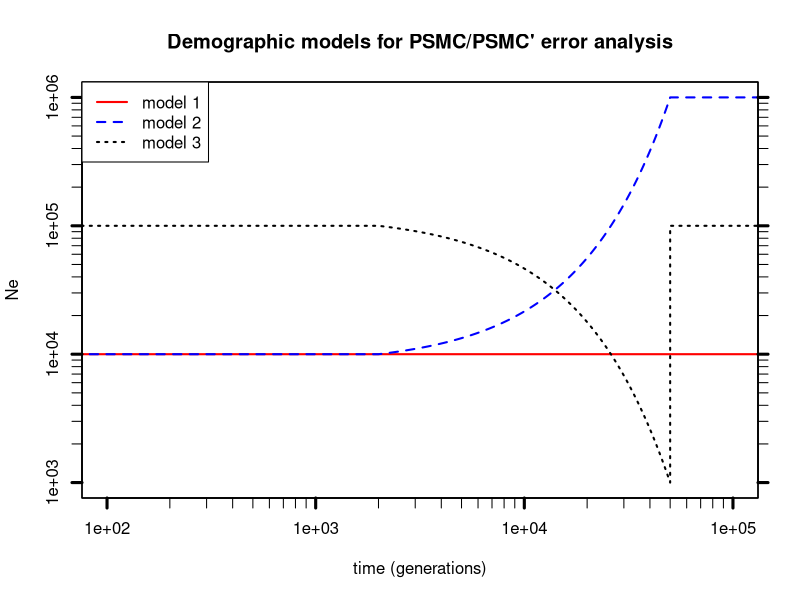

The R source for this figure:
#!/usr/bin/env Rscript

# time, in generations
t = 1:2e5

# model 1: constant population size
m1.N = rep(10000, length(t))

# model 2: exponential population size decrease
m2.N0 = 10000
m2.N1 = 1000000
m2.T1 = 2000
m2.T2 = 50000
m2.alpha1 = -log(m2.N1/m2.N0)/(m2.T2-m2.T1)
m2.N = vector(length=length(t))
m2.N[1:m2.T1] = m2.N0
m2.N[m2.T1:m2.T2] = m2.N0*exp(-m2.alpha1 * (t[m2.T1:m2.T2]-m2.T1))
m2.N[m2.T2:length(t)] = m2.N1

# model 3: bottleneck with exponential population size increase
m3.N0 = 100000
m3.N1 = 1000
m3.N2 = 100000
m3.T1 = 2000
m3.T2 = 50000
m3.alpha1 = -log(m3.N1/m3.N0)/(m3.T2-m3.T1)
m3.N = vector(length=length(t))
m3.N[1:m3.T1] = m3.N0
m3.N[m3.T1:m3.T2] = m3.N0*exp(-m3.alpha1 * (t[m3.T1:m3.T2]-m3.T1))
m3.N[m3.T2:length(t)] = m3.N2

vmin = function(v) v[which.min(v)]
vmax = function(v) v[which.max(v)]
ymin = vmin(c(m1.N, m2.N0, m2.N1, m3.N0, m3.N1, m3.N2))
ymax = vmax(c(m1.N, m2.N0, m2.N1, m3.N0, m3.N1, m3.N2))
xmin = 100
xmax = 1e5


llog="xy"
lwd = 2
lty = c(1,2,3)
col = c("red", "blue", "black")
pdf("models.pdf", width=12, height=8)
plot(t, m1.N, type='l', lty=lty[1], lwd=lwd, col=col[1], log=llog,
     ylim=c(ymin, ymax), xlim=c(xmin, xmax), xaxt="n", yaxt="n", xlab="", ylab="")
par(new=T)
plot(t, m2.N, type='l', lty=lty[2], lwd=lwd, col=col[2], log=llog,
     ylim=c(ymin, ymax), xlim=c(xmin, xmax), xaxt="n", yaxt="n", xlab="", ylab="")
par(new=T)
plot(t, m3.N, type='l', lty=lty[3], lwd=lwd, col=col[3], log=llog,
     ylim=c(ymin, ymax), xlim=c(xmin, xmax), xaxt="n", yaxt="n", xlab="", ylab="")
xticks=c(seq(1e2,1e3,1e2), seq(1e3,1e4,1e3), seq(1e4,1e5,1e4))
yticks=c(seq(1e3,1e4,1e3), seq(1e4,1e5,1e4), seq(1e5,1e6,1e5))
axis(1, xticks, labels=F)
axis(2, yticks, labels=F)
axis(4, yticks, labels=F)
axis(1, c(1e2,1e3,1e4,1e5), lwd.ticks=3)
axis(2, c(1e3,1e4,1e5,1e6), lwd.ticks=3)
axis(4, c(1e3,1e4,1e5,1e6), lwd.ticks=3, labels=F)
title("Demographic models for PSMC/PSMC' error analysis",
      xlab="time (generations)", ylab="Ne")
legend("topleft", c("model 1", "model 2", "model 3"), lwd=2, lty=lty, col=col)
invisible(dev.off())
